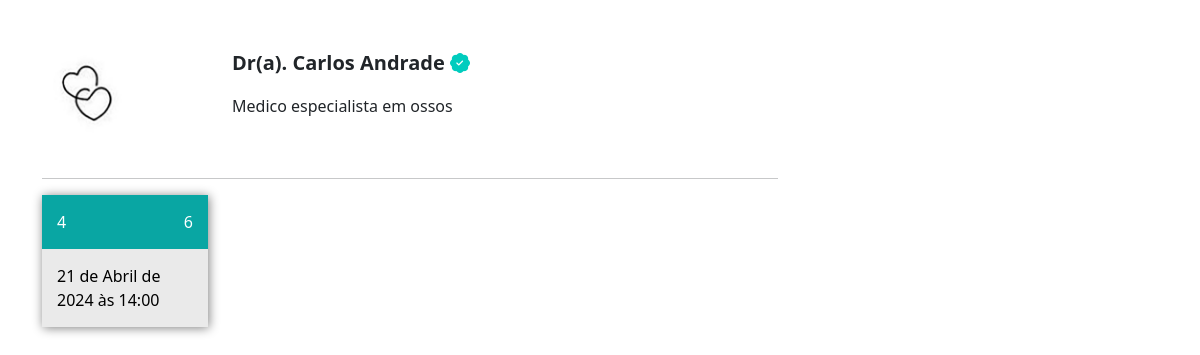
The page /paciente/escolher_horario/3/ on the database its author committed.
### medico/models.py (models this page shows, shortened)
class DadosMedico(models.Model):
    crm = models.CharField(max_length=30)
    nome = models.CharField(max_length=100)
    cep = models.CharField(max_length=15)
    rua = models.CharField(max_length=100)
    bairro = models.CharField(max_length=100)
    numero = models.IntegerField()
    rg = models.ImageField(upload_to='rgs')
    cedula_identidade_medica = models.ImageField(upload_to='cim')
    foto = models.ImageField(upload_to='fotos_perfil')
    descricao = models.TextField()
    valor_consulta = models.FloatField(default=100)
    user = models.ForeignKey(User, on_delete=models.DO_NOTHING)
    especialidade = models.ForeignKey(Especialidades, on_delete=models.DO_NOTHING)

class DatasAbertas(models.Model):
      data = models.DateTimeField()
      user = models.ForeignKey(User, on_delete=models.DO_NOTHING)
      agendado = models.BooleanField(default=False)

### paciente/views.py (the view)
# urls.py: path('escolher_horario/<int:id_dados_medicos>/', views.escolher_horario, name="escolher_horario"),
def escolher_horario(request, id_dados_medicos):
    if request.method == "GET":
        medico = DadosMedico.objects.get(id=id_dados_medicos)
        datas_abertas = DatasAbertas.objects.filter(user=medico.user).filter(data__gte=datetime.now()).filter(agendado=False)
        return render(request, 'escolher_horario.html', {'medico': medico, 'datas_abertas':datas_abertas})

### paciente/templates/escolher_horario.html (shortened to what this page needs)
{% extends "base.html" %}
{% load static %}
{% block 'head' %}
    <link rel="stylesheet" href="{% static 'medicos/css/abrir_horario.css' %}">
    <link rel="stylesheet" href="{% static 'usuarios/css/usuarios.css' %}">
    <link rel="stylesheet" href="{% static 'medicos/css/cadastro_medico.css' %}">
    <link rel="stylesheet" href="{% static 'pacientes/css/home.css' %}">
    <link rel="stylesheet" href="https://cdn.jsdelivr.net/npm/bootstrap-icons@1.11.3/font/bootstrap-icons.min.css">
{% endblock 'head' %}
{% block 'body' %}
    <div class="container">
        <br><br>
        <div class="row">
            <div class="col-md-8">
                <div class="row">
                    <div class="col-md-3"><img src="{{medico.foto.url}}" class="foto-perfil-card" alt=""></div>
                    <div class="col-md">
                        <p style="font-size: 20px" class="p-bold">Dr(a). {{medico.nome}} <i class="bi bi-patch-check-fill icon-main"></i></p>
                        <p>{{medico.descricao}}</p>
                    </div>
                </div>
                <br>
                <hr>
                <div class="row">
                    {% for data_aberta in datas_abertas %}
                        <div class="col-md-3">
                            <a class="link" href="{% url "agendar_horario" data_aberta.id %}">
                            <div class='selecionar-dia'>
                            <div class="header-dias">
                                <span class="mes">
                                {{data_aberta.data.month}}
                                </span>
                                <span class="dia-semana">
                                {{data_aberta.data.weekday}}
                                </span>
                            </div>
                            <div class="conteudo-data">
                                {{data_aberta.data}}
                            </div>
                            </div>
                        </a>
                        <br>
                        </div>
                    {% endfor %}
                </div>
            </div>
            <div class="col-md-4">
            </div>
        </div>
    </div>
{% endblock 'body' %}

### templates/static/geral/css/base.css (style rules this page uses)
:root { --main-color: #00CCBE; --dark-color: #09A6A3; --contrast-color: #FFD686; }
.p-bold { font-weight: bold; }

### templates/static/pacientes/css/home.css (style rules this page uses)
.foto-perfil-card { width: 90px; height: 90px; border-radius: 45px; }
.icon-main { color: var(--main-color); }
.link { text-decoration: none; }
.selecionar-dia { width: 100%; background-color: #EAEAEA; box-shadow: 1px 1px 10px gray; }
.header-dias { background-color: var(--dark-color); padding: 15px; color: white; text-decoration: none; }
.dia-semana { float: right; }
.conteudo-data { padding: 15px; color: black; }

### rows shown on the page
DadosMedico: foto (picture), nome "Carlos Andrade", descricao "Medico especialista em ossos"
DatasAbertas: data.month "4", data.weekday "6", data "21 de Abril de 2024 às 14:00"
